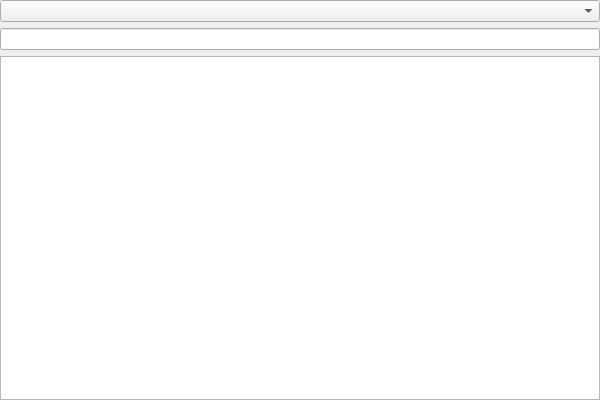
<?xml version="1.0" encoding="UTF-8"?>
<ui version="4.0">
 <class>TranslationWidget</class>
 <widget class="QWidget" name="TranslationWidget">
  <property name="geometry">
   <rect>
    <x>0</x>
    <y>0</y>
    <width>600</width>
    <height>400</height>
   </rect>
  </property>
  <property name="windowTitle">
   <string>TranslationWidget</string>
  </property>
  <layout class="QVBoxLayout">
   <property name="leftMargin">
    <number>0</number>
   </property>
   <property name="topMargin">
    <number>0</number>
   </property>
   <property name="rightMargin">
    <number>0</number>
   </property>
   <property name="bottomMargin">
    <number>0</number>
   </property>
   <item>
    <widget class="QComboBox" name="language"/>
   </item>
   <item>
    <widget class="QLineEdit" name="question"/>
   </item>
   <item>
    <widget class="QStackedWidget" name="stackedWidget">
     <property name="currentIndex">
      <number>0</number>
     </property>
     <widget class="QWidget" name="pageAnswer">
      <layout class="QVBoxLayout" name="_2">
       <property name="leftMargin">
        <number>0</number>
       </property>
       <property name="topMargin">
        <number>0</number>
       </property>
       <property name="rightMargin">
        <number>0</number>
       </property>
       <property name="bottomMargin">
        <number>0</number>
       </property>
       <item>
        <widget class="HomeCompa::FliFaq::TableView" name="answer">
         <property name="horizontalScrollBarPolicy">
          <enum>Qt::ScrollBarPolicy::ScrollBarAlwaysOff</enum>
         </property>
         <property name="textElideMode">
          <enum>Qt::TextElideMode::ElideNone</enum>
         </property>
         <property name="gridStyle">
          <enum>Qt::PenStyle::NoPen</enum>
         </property>
         <attribute name="horizontalHeaderVisible">
          <bool>false</bool>
         </attribute>
         <attribute name="horizontalHeaderStretchLastSection">
          <bool>true</bool>
         </attribute>
        </widget>
       </item>
      </layout>
     </widget>
     <widget class="QWidget" name="pageAnswerEdit">
      <layout class="QVBoxLayout" name="verticalLayout">
       <property name="leftMargin">
        <number>0</number>
       </property>
       <property name="topMargin">
        <number>0</number>
       </property>
       <property name="rightMargin">
        <number>0</number>
       </property>
       <property name="bottomMargin">
        <number>0</number>
       </property>
       <item>
        <widget class="QPlainTextEdit" name="answerEdit"/>
       </item>
      </layout>
     </widget>
    </widget>
   </item>
  </layout>
 </widget>
 <layoutdefault spacing="6" margin="11"/>
 <customwidgets>
  <customwidget>
   <class>HomeCompa::FliFaq::TableView</class>
   <extends>QTableView</extends>
   <header location="global">TableView.h</header>
  </customwidget>
 </customwidgets>
 <resources/>
 <connections/>
</ui>
